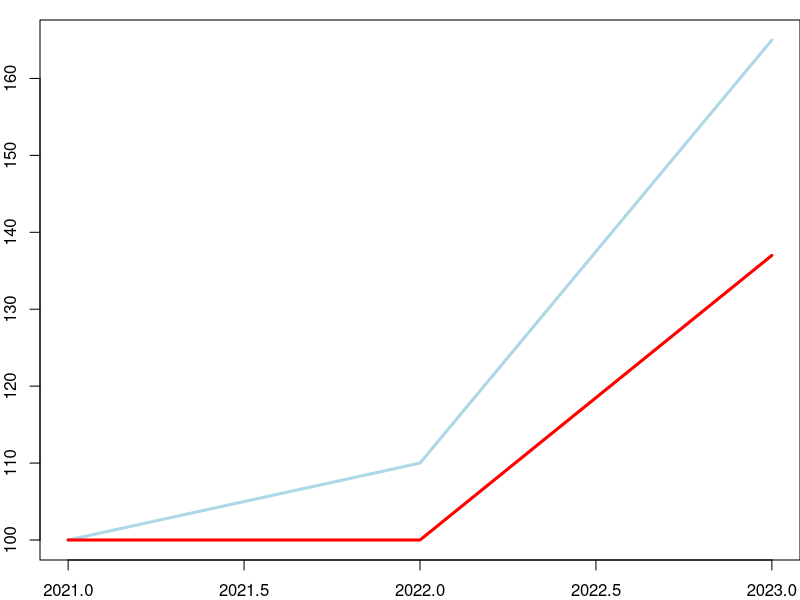

Here is the R script that generated this plot:
try( setwd(dirname(rstudioapi::getActiveDocumentContext()$path)))


ret <- c(1.1,1.5,1.25)
t12 <- c(1,0,1)
t23 <- c(0,1,1)

dat <- as.data.frame( rbind(
  c(-1,1,0),
  c(0,-1,1),
  c(-1,	0,1)
))

colnames(dat) <- c('d1','d2','d3')
dat$ret <- ret
summary( lm(ret~d2+d3-1, data=dat))

exp( lm(log(ret)~d2+d3-1, data=dat[1:2,])$coefficients)

exp( lm(log(ret)~d2+d3-1, data=dat)$coefficients)

index <- cbind(c(100,110,165), c(100,100,137))

svg('indices.svg', width=7, height=3)
par(mar=c(2,2,1,0))
plot(range(2021:2023),range(index), type='n', xlab='Year', ylab='Index')
lines(2021:2023, index[,1], lwd=3, col='lightblue')
lines(2021:2023, index[,2], lwd=3, col='red')
dev.off()
